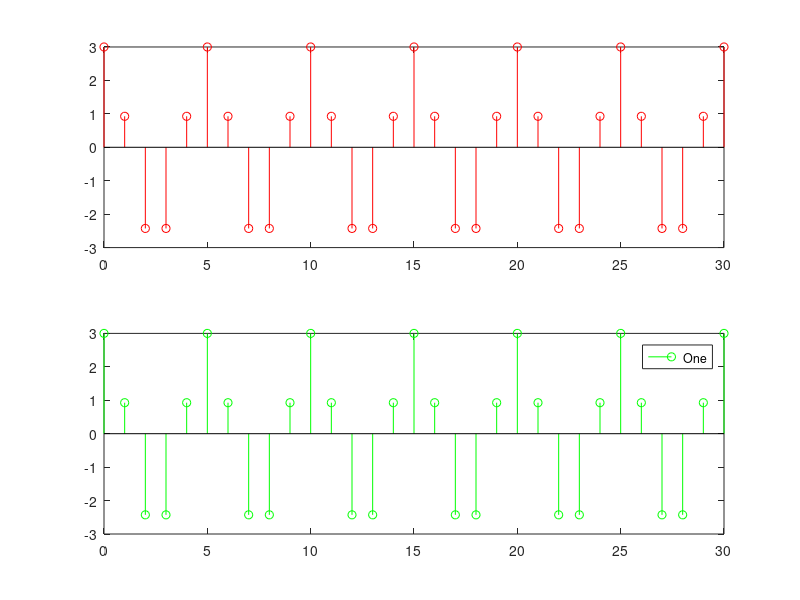

Write the MATLAB code that produced this figure.

fs=5;%Sampling Frequency Fs>2Fm 
n=0:1:30;
subplot(2,1,1);
x1= cos(2*pi*n/fs)+ cos(8*pi*n/fs)+ cos(12*pi*n/fs);
stem(n,x1,'r');
subplot(2,1,2);
x2=3*cos(2*pi*n/fs);
stem(n,x2,'g');
legend('One','Two');